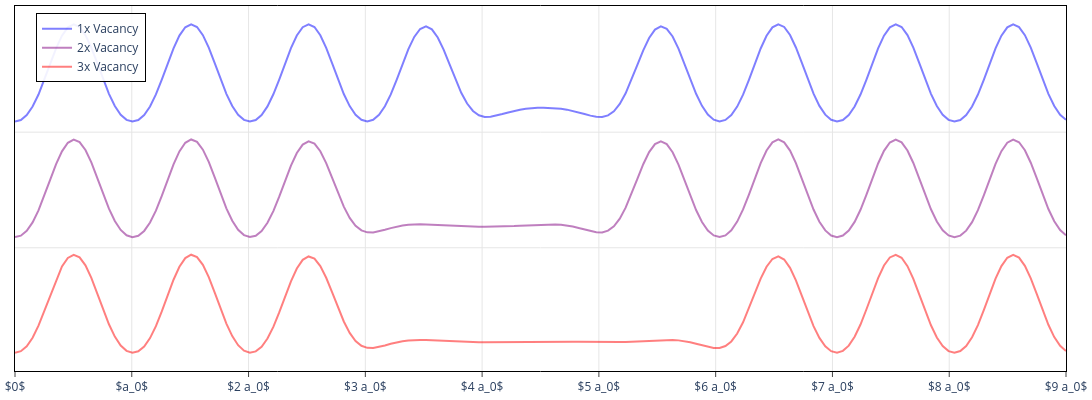

The notebook cell saved with this chart:
### Markdown cell above
## 2. Plot

### Code cell
fig = go.Figure()
markers=['triangle-up', 'hexagon', 'diamond', 'cross']
_slices = np.arange(-9,-4,2)
_colors = get_zcolor(np.linspace(0,1,3), 'Bluered', alpha=0.5)
_a0 = x.max() / mx

fig.add_trace(go.Scatter(x=x[90,:]/_a0, y=log_phi_1x[90,:] - 0, mode='lines', line=dict(color=_colors[0]), name='1x Vacancy'))
fig.add_trace(go.Scatter(x=x[90,:]/_a0, y=log_phi_2x[90,:] - 2, mode='lines', line=dict(color=_colors[1]), name='2x Vacancy'))
fig.add_trace(go.Scatter(x=x[90,:]/_a0, y=log_phi_3x[90,:] - 4, mode='lines', line=dict(color=_colors[2]), name='3x Vacancy'))

fig.update_layout(
  plot_bgcolor='white',
  paper_bgcolor='white',
  width=1200, height=400,
  xaxis=dict(range=[x[90,0]/_a0, x[90,-1]/_a0]),
  margin=dict(l=5, r=5, t=5, b=5),
  legend=dict(
      x=0.02,               # horizontal position (0 = left, 1 = right)
      y=0.98,               # vertical position (0 = bottom, 1 = top)
      xanchor='left',       # anchor legend's x to its left side
      yanchor='top',        # anchor legend's y to its top
      bgcolor='rgba(255,255,255,0.9)',  # semi-transparent background
      bordercolor='black',
      borderwidth=1,
      orientation='v'       # 'v' for vertical, 'h' for horizontal
  ),
)

light_gray = '#e6e6e6'  # subtle light gray (adjust hex to taste)
fig.update_xaxes(
    showgrid=True, gridcolor=light_gray, gridwidth=1,
    zeroline=True, zerolinecolor=light_gray,
    dtick=1,
    tickmode='array',
    tickvals=[0, 1, 2, 3, 4, 5, 6, 7, 8, 9],
    ticktext=['$0$', '$a_0$', '$2 a_0$', '$3 a_0$', '$4 a_0$', '$5 a_0$', '$6 a_0$', '$7 a_0$', '$8 a_0$', '$9 a_0$'],
    linecolor='black', mirror=True, ticks='outside'
)
fig.update_yaxes(
    showgrid=True, gridcolor=light_gray, gridwidth=1,
    zeroline=False, zerolinecolor=light_gray,
    tickmode='array',
    ticks='',
    tickvals=[0, -2],
    ticktext=['', ''],
    linecolor='black', mirror=True
)

fig.show()
fig.write_image(outputRoot / f'fig-1x2x3x-vacancy-log-density-profile.png', scale=2)

### Figure 1 — Plotly figure (JSON) as saved in the notebook; plotly's stock layout.template omitted (floating-point values rounded to 4 significant figures; data arrays with more than 128 entries replaced by an {"elided": "..."} marker saying what was removed)
{"data": [{"line": {"color": "rgba(0,0,255,0.500)"}, "mode": "lines", "name": "1x Vacancy", "type": "scatter", "x": {"elided": "180 float values"}, "y": {"elided": "180 float values"}}, {"line": {"color": "rgba(128,0,128,0.500)"}, "mode": "lines", "name": "2x Vacancy", "type": "scatter", "x": {"elided": "180 float values"}, "y": {"elided": "180 float values"}}, {"line": {"color": "rgba(255,0,0,0.500)"}, "mode": "lines", "name": "3x Vacancy", "type": "scatter", "x": {"elided": "180 float values"}, "y": {"elided": "180 float values"}}], "layout": {"height": 400, "legend": {"bgcolor": "rgba(255,255,255,0.9)", "bordercolor": "black", "borderwidth": 1, "orientation": "v", "x": 0.02, "xanchor": "left", "y": 0.98, "yanchor": "top"}, "margin": {"b": 5, "l": 5, "r": 5, "t": 5}, "paper_bgcolor": "white", "plot_bgcolor": "white", "width": 1200, "xaxis": {"dtick": 1, "gridcolor": "#e6e6e6", "gridwidth": 1, "linecolor": "black", "mirror": true, "range": [0, 9], "showgrid": true, "tickmode": "array", "ticks": "outside", "ticktext": ["$0$", "$a_0$", "$2 a_0$", "$3 a_0$", "$4 a_0$", "$5 a_0$", "$6 a_0$", "$7 a_0$", "$8 a_0$", "$9 a_0$"], "tickvals": [0, 1, 2, 3, 4, 5, 6, 7, 8, 9], "zeroline": true, "zerolinecolor": "#e6e6e6"}, "yaxis": {"gridcolor": "#e6e6e6", "gridwidth": 1, "linecolor": "black", "mirror": true, "showgrid": true, "tickmode": "array", "ticks": "", "ticktext": ["", ""], "tickvals": [0, -2], "zeroline": false, "zerolinecolor": "#e6e6e6"}}}
